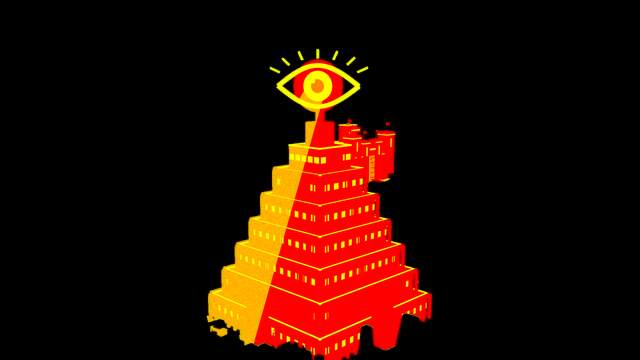
#> input picture assets/backdrops/combat/halcyon_hq_day_won.png, 640 x 360 px
$ python -i shop_v4.py   (imports and definitions only)
#> lines starting #> are read from the running program, lines starting #| are printed output that depends on the picture; after the words box and inside, x2 and y2 are one past the last pixel; in counts of white or black regions, pixels touching at a corner belong together
### docs/concepts/round34_firmware_daemons/scripts/fwlib.py
"""Round 33 kit: Firmware ("microchips") and Daemons.

- FIRMWARE / DAEMONS: the real content (content/firmware/*.tres, content/daemons/*.tres): name, effect text,
  rarity, allowed slice types, trigger family.
- icon(name, px): the 42 new glyphs (18 chip effect glyphs + 24 daemon sigils), flat bold white silhouettes
  drawn on a 256 grid at 4x and downsampled. None reuses a round 17 slice glyph or card pictogram.
- chip(...): the socketed die (pins on top = the edge that plugs into the slice bezel, LED in rarity colour).
- daemon_tile(...): the small CRT tile a Daemon runs on (sigil in phosphor of its trigger family).
- socket_wheel(...): a locked round 17 wheel with chips socketed into the outer-left (counter-clockwise) corner.

All randomness is seeded.
"""
import math
import os
import sys

HERE = os.path.dirname(os.path.abspath(__file__))
sys.path.insert(0, HERE)
sys.path.insert(0, os.path.join(HERE, "lib17"))
import numpy as np
from PIL import Image, ImageDraw, ImageFilter, ImageChops, ImageOps

import r31lib as L

OUT = L.OUT
SCRATCH = L.SCRATCH
CACHE = os.path.join(SCRATCH, "r33")
os.makedirs(CACHE, exist_ok=True)

# ------------------------------------------------------------------ content (read from content/*.tres)
# slice type ids (RC.SliceType): 0 ATTACK, 1 CRIT, 2 DEFEND, 3 EVADE, 4 SHIELD, 5 DEPLOY, 6 HEAL, 7 AFFLICT, 8 MISS
TYPE_NAME = ["ATK", "CRIT", "DEF", "EVADE", "SHIELD", "DEPLOY", "HEAL", "AFFLICT", "MISS"]
TYPE_PROG = ["EXPLOIT", "ZERO-DAY", "FIREWALL", "PROXY", "SANDBOX", "TROJAN", "PATCH", "VIRUS", "NULL"]
RAR_NAME = ["COMMON", "UNCOMMON", "RARE", "BOSS"]
RAR_COL = [(214, 222, 236), (92, 225, 255), (255, 214, 64), (255, 70, 86)]   # LED / bezel colour
RAR_PIPS = [1, 2, 3, 3]

# id, name, rarity, allowed types ([] = any), effect (description in the .tres), family colour of the trigger cue
FIRMWARE = [
    ("patch_plus", "Patch+", 0, [], "Slice output +50%."),
    ("hardened", "Hardened", 0, [], "Slice permanently ENCRYPTED."),
    ("burner", "Burner", 0, [], "Permanently OVERCLOCKED (1.5x); each trigger adds 1 Heat."),
    ("leech", "Leech", 0, [0], "ATK slice restores 1 RAM on Good or better."),
    ("mirror", "Mirror", 0, [], "Copies the neighbour on the side you landed; both on Perfect."),
    ("shunt", "Shunt", 0, [], "Resolves the neighbour on the side you landed toward at 1.5x."),
    ("overvolt", "Overvolt", 0, [0, 1], "ATK and CRIT slices: output +25%."),
    ("bulkhead", "Bulkhead", 0, [2, 4], "DEF and SHIELD slices: output +50%."),
    ("siphon", "Siphon", 0, [0], "ATK slice heals you 2 on Good or better."),
    ("static_coat", "Static Coat", 0, [2], "DEF slice also grants 2 shield."),
    ("barbed_wire", "Barbed Wire", 0, [2], "DEF slice also deals 2 damage to the pointer target."),
    ("recycler", "Recycler", 0, [8], "The Miss slice restores 2 RAM when it resolves."),
    ("counterstrike", "Counterstrike", 1, [3], "EVADE slice also deals 4 damage to the pointer target."),
    ("nanite_mesh", "Nanite Mesh", 1, [6], "HEAL slice: output +50%, and it cleanses itself."),
    ("power_cell", "Power Cell", 1, [4], "SHIELD slice also restores 1 RAM."),
    ("tracer", "Tracer", 1, [0, 1], "ATK or CRIT slice strips 1 resistance on a Perfect."),
    ("skimmer", "Skimmer", 1, [0], "ATK slice: +3 Cycles on a Perfect (twice per combat)."),
    ("coolant_loop", "Coolant Loop", 2, [], "Once per combat, a Perfect here lowers Heat by 1."),
]
FW = {f[0]: f for f in FIRMWARE}

# trigger families -> phosphor colour of the daemon sigil
FAM = {
    "PERFECT": (255, 214, 64),
    "MISS": (236, 48, 58),
    "TURN": (92, 225, 255),
    "ACTION": (186, 146, 255),
    "RUN": (150, 255, 110),
    "HEAT": (255, 140, 60),
}
FAM_NOTE = {
    "PERFECT": "fires on a Perfect", "MISS": "fires on the Miss slice", "TURN": "combat / turn start, always-on",
    "ACTION": "fires on your nudge or card", "RUN": "after a won fight / Server Rack", "HEAT": "netrun / Heat",
}
# id, name, rarity, family, effect, counter (None | ("pips", n) | ("stack",) | ("once",))
DAEMONS = [
    ("clean_signal", "Clean Signal", 1, "PERFECT", "3 consecutive Perfects: -2 Heat.", ("pips", 3)),
    ("kernel_sync", "Kernel Sync", 1, "PERFECT", "Each Perfect: +1 damage for the rest of the combat.", ("stack",)),
    ("zero_day", "Zero Day", 1, "PERFECT", "A Perfect on the Miss slice resolves as a 3x Crit.", None),
    ("botnet_seed", "Botnet Seed", 1, "PERFECT", "Each Perfect deploys a 1-HP drone on the triggered slice (max 2).", ("pips", 2)),
    ("adrenal_loop", "Adrenal Loop", 1, "PERFECT", "Each Perfect heals 2.", None),
    ("cascade", "Cascade", 1, "PERFECT", "Two Perfects in a row: +1 RAM.", ("pips", 2)),
    ("fault_tolerance", "Fault Tolerance", 1, "MISS", "The Miss slice deals 3 damage to the pointer target.", None),
    ("fail_forward", "Fail Forward", 1, "MISS", "The Miss slice restores 2 RAM.", None),
    ("stolen_intent", "Stolen Intent", 2, "MISS", "Once per combat, when you would resolve Miss, swap resolved slices with the target.", ("once",)),
    ("twin_pointer", "Twin Pointer", 2, "TURN", "Your wheel is also read at the bottom; both trigger. Max RAM halved.", None),
    ("warm_boot", "Warm Boot", 1, "TURN", "Start every combat with +2 RAM.", None),
    ("shield_cache", "Shield Cache", 1, "TURN", "Start every combat with 5 shield.", None),
    ("idle_armor", "Idle Armor", 1, "TURN", "Gain 2 block at the start of every turn.", None),
    ("static_field", "Static Field", 2, "TURN", "At the start of every turn, deal 1 damage to every enemy.", None),
    ("linked_bus", "Linked Bus", 1, "ACTION", "Nudging an enemy wheel also moves your wheel the same way, free.", None),
    ("tuning_fork", "Tuning Fork", 1, "ACTION", "Every nudge action grants 1 block.", None),
    ("feedback_loop", "Feedback Loop", 2, "ACTION", "Every card you play deals 1 damage to every enemy.", None),
    ("salvager", "Salvager", 0, "RUN", "+5 Cycles after every won fight.", None),
    ("field_medic", "Field Medic", 0, "RUN", "Heal 4 after every won fight.", None),
    ("bounty_code", "Bounty Code", 2, "RUN", "+1 Schematic banked after every won fight.", None),
    ("rack_skimmer", "Rack Skimmer", 1, "RUN", "Capturing a Server Rack banks 3 extra Schematics.", None),
    ("cold_exit", "Cold Exit", 1, "HEAT", "Finish a netrun without the Miss slice resolving: -3 Heat.", None),
    ("scrubber", "Scrubber", 1, "HEAT", "Capturing a Server Rack removes 1 Heat instead of adding it.", None),
    ("log_wiper", "Log Wiper", 2, "HEAT", "Finishing a netrun lowers Heat by 1.", None),
]
DM = {d[0]: d for d in DAEMONS}


def allowed_text(types):
    return "ANY SLICE" if not types else " + ".join(TYPE_NAME[t] for t in types)


# ------------------------------------------------------------------ icon drawing (256 grid, 4x supersample)
K4 = 4
_icache = {}


class Pad:
    def __init__(self):
        self.m = Image.new("L", (256 * K4, 256 * K4), 0)
        self.d = ImageDraw.Draw(self.m)

    @staticmethod
    def s(v):
        return [c * K4 for c in v]

    def poly(self, pts, on=True):
        self.d.polygon([(x * K4, y * K4) for x, y in pts], fill=255 if on else 0)

    def rect(self, b, on=True):
        self.d.rectangle(self.s(b), fill=255 if on else 0)

    def rrect(self, b, r, on=True):
        self.d.rounded_rectangle(self.s(b), radius=r * K4, fill=255 if on else 0)

    def circle(self, cx, cy, r, on=True):
        self.d.ellipse(self.s([cx - r, cy - r, cx + r, cy + r]), fill=255 if on else 0)

    def ellipse(self, b, on=True):
        self.d.ellipse(self.s(b), fill=255 if on else 0)

    def ring(self, cx, cy, r, w, on=True):
        self.circle(cx, cy, r + w / 2, on)
        self.circle(cx, cy, r - w / 2, not on)

    # [44 lines left out: functions arc, line, arrow, ering, flame, not called in this run]


def _hexpts(cx, cy, r, rot=0):
    return [(cx + r * math.cos(math.radians(rot + 60 * i)), cy + r * math.sin(math.radians(rot + 60 * i))) for i in range(6)]


# [7 lines left out: function _star, not called in this run]


# ---- firmware effect glyphs
def g_patch_plus(p):
    p.rect([36, 116, 176, 160]); p.rect([84, 68, 128, 208])
    p.rect([162, 50, 236, 76]); p.rect([186, 26, 212, 100])


# [33 lines left out: functions g_hardened, g_burner, g_leech, g_mirror, g_shunt, not called in this run]


def g_overvolt(p):
    p.poly([(160, 12), (60, 142), (118, 142), (88, 244), (200, 102), (140, 102), (186, 12)])


# [46 lines left out: functions g_bulkhead, g_siphon, g_static_coat, g_barbed_wire, g_recycler, g_coolant_loop, not called in this run]


def g_counterstrike(p):
    p.arrow((36, 80), (236, 80), 34, 80)
    p.arrow((220, 176), (20, 176), 34, 80)


# [5 lines left out: function g_nanite_mesh, not called in this run]


def g_power_cell(p):
    p.rrect([22, 62, 206, 194], 18); p.rrect([200, 100, 238, 156], 8)
    p.rect([76, 116, 152, 140], on=False); p.rect([102, 90, 126, 166], on=False)


# [14 lines left out: functions g_tracer, g_skimmer, not called in this run]


# ---- daemon sigils
def s_clean_signal(p):
    pts = [(24 + x * 2.08, 128 - 64 * math.sin(math.radians(x * 5.4))) for x in range(101)]
    p.line(pts, 34)


def s_cold_exit(p):
    p.rect([46, 26, 154, 48]); p.rect([46, 208, 154, 230]); p.rect([46, 26, 68, 230]); p.rect([132, 26, 154, 98]); p.rect([132, 160, 154, 230])
    p.arrow((92, 129), (244, 129), 34, 72)


# [19 lines left out: functions s_scrubber, s_fault_tolerance, s_kernel_sync, not called in this run]


def s_zero_day(p):
    p.ering(128, 128, 62, 104, 0, 34)
    p.line([(54, 236), (202, 20)], 30)


# [30 lines left out: functions s_linked_bus, s_stolen_intent, s_twin_pointer, s_botnet_seed, not called in this run]


def s_warm_boot(p):
    p.arc(128, 140, 86, -55, 235, 32)
    p.rrect([112, 16, 144, 138], 16)


# [10 lines left out: functions s_shield_cache, s_idle_armor, not called in this run]


def s_adrenal_loop(p):
    p.ring(128, 128, 98, 22)
    p.line([(10, 136), (72, 136), (98, 54), (132, 206), (158, 100), (176, 136), (246, 136)], 24)


# [72 lines left out: functions s_fail_forward, s_feedback_loop, s_tuning_fork, s_static_field, s_cascade, s_salvager and 4 more, not called in this run]


ICONS = {}
for _k, _v in list(globals().items()):
    if _k.startswith("g_"):
        ICONS[_k[2:]] = _v
    elif _k.startswith("s_"):
        ICONS[_k[2:]] = _v


# [30 lines left out: functions icon, icon_rgba, not called in this run]


# ------------------------------------------------------------------ the chip
GOLD_PIN = (226, 186, 92)


# [224 lines left out: functions _glow, chip, chip_anchor, daemon_tile, counter_strip, not called in this run]


# ------------------------------------------------------------------ socketed wheel
import slicekit as K
K.TIER_STYLE = "a"
K.TIER_STRENGTH = 2

SOCKET_RHO = 160.0     # master px (R_IN = 130, R_OUT = 360): the inner, hub-side band under the read block
SOCKET_DA = 0.0        # on the slice midline
CHIP_MASTER = 50.0     # chip width in master px (33 px at r = 220)
SMALL_RHO = 160.0      # LOD (r < 150): same place, the read block shrinks less than the slice


# [18 lines left out: functions wheel_cached, socket_pos, not called in this run]


def chip_px(r_px):
    return max(12, int(round(CHIP_MASTER * r_px / 360.0 * (0.9 if r_px < 150 else 1.0))))


# [51 lines left out: functions put_chip, socket_wheel, grey, not called in this run]


def text(d, xy, s, size, col=(230, 230, 240), anchor="la", f=None, stroke=0):
    d.text(xy, s, font=f or L.f_mono(size), fill=tuple(col[:3]) + (255,), anchor=anchor, stroke_width=stroke, stroke_fill=(6, 5, 10, 255))


# [29 lines left out: functions wrap, bg, header, not called in this run]


def section(d, x, y, s, col=L.YEL):
    d.rectangle([x, y + 4, x + 6, y + 30], fill=col + (255,))
    d.text((x + 16, y), s, font=L.f_num(30), fill=(240, 240, 248, 255))

### docs/concepts/round34_firmware_daemons/scripts/r31lib.py
"""Round 31 shared kit: backdrops, CRT terminal panels (the Cell's systems), corp paper, sticker cards,
sticker words/buttons (sticker_lib19), grease pencil, glyphs, chips, daemons, outcome rows.

All randomness is seeded. Every builder returns RGBA at final (1x) pixels unless it says otherwise.
"""
import math
import os
import random
import sys

HERE = os.path.dirname(os.path.abspath(__file__))
sys.path.insert(0, HERE)
OUT = os.path.dirname(HERE)
CONCEPTS = os.path.dirname(OUT)
SCRATCH = os.path.join(OUT, "scratch")
ASSETS = os.path.join(SCRATCH, "assets")
GLYPHS = os.path.join(CONCEPTS, "round17_slice_system", "glyphs")

import numpy as np
from PIL import Image, ImageDraw, ImageFont, ImageFilter, ImageChops, ImageOps, ImageEnhance

import sticker_lib19 as SL

W, H = 1920, 1080
WIN = "C:/Windows/Fonts/"
ANTON = SL.ANTON
MARKER = SL.MARKER
MONO = SL.MONO
PLEX = SL.PLEX
BAHN = WIN + "bahnschrift.ttf"
TYPE = WIN + "cour.ttf"
TYPE_B = WIN + "courbd.ttf"
PEN_FONT = WIN + "Inkfree.ttf"
SERIF_B = WIN + "georgiab.ttf"

INK = (14, 12, 20)
PINK = (255, 61, 168)
CYAN = (92, 225, 255)
LIME = (166, 255, 72)
AMBER = (255, 190, 60)
YEL = (255, 214, 64)
GP_YELLOW = (255, 226, 0)
GP_RED = (255, 28, 44)
PAPER = (238, 232, 216)
PAPER_INK = (40, 36, 44)
STAMP_RED = (196, 30, 40)
CYCLE = (120, 255, 200)   # Cycles (run currency) in the CRT medium
SCHEM = (255, 200, 80)    # Schematics (campaign currency)
HEAT = (255, 96, 64)

_fcache = {}


# [11 lines left out: function font, not called in this run]


def f_num(px):
    return font(BAHN, px, b"Bold Condensed")


def f_ui(px, var=b"SemiBold"):
    return font(BAHN, px, var)


def f_mono(px):
    return font(MONO, px)


# ------------------------------------------------------------------ backdrops
# [49 lines left out: functions backdrop, vignette, darken_rect, bloom, not called in this run]


def paste(canvas, im, x, y):
    canvas.alpha_composite(im, (int(round(x)), int(round(y))))
    return canvas


def drop_shadow(canvas, im, x, y, blur=14, off=(8, 12), op=0.55):
    a = im.split()[3]
    pad = int(blur * 3)
    m = Image.new("L", (im.width + 2 * pad, im.height + 2 * pad), 0)
    m.paste(a, (pad, pad))
    m = m.filter(ImageFilter.GaussianBlur(blur)).point(lambda v: int(v * op))
    lay = Image.new("RGBA", m.size, (3, 2, 6, 0))
    lay.putalpha(m)
    full = Image.new("RGBA", canvas.size, (0, 0, 0, 0))
    full.paste(lay, (int(x - pad + off[0]), int(y - pad + off[1])))
    canvas = Image.alpha_composite(canvas, full)
    canvas.alpha_composite(im, (int(x), int(y)))
    return canvas


def rotate_rgba(im, ang):
    return im.convert("RGBa").rotate(ang, Image.BICUBIC, expand=True).convert("RGBA")


# ------------------------------------------------------------------ glyphs
_gcache = {}


# [21 lines left out: function glyph, not called in this run]


def tile(name):
    return Image.open(os.path.join(ASSETS, name)).convert("RGBA")


# ------------------------------------------------------------------ CRT terminal panel (the Cell's systems)
class CRT:
    """Dark phosphor glass in a thin bezel; mono text; finished with scanlines + glow.
    Build: c = CRT(w, h, accent, title); c.text(...); img = c.finish()."""

    # [42 lines left out: functions __init__, text, rule, bar, not called in this run]

    def paste(self, im, x, y):
        self.im.alpha_composite(im, (int(x), int(y)))

    # [112 lines left out: functions finish, crt_glow_under, paper, stamp, tape, sticker_word, not called in this run]


def place_sticker(canvas, sd, cx, cy, angle=0.0, scale=1.0, hover=0.0, shadow=1.0, opacity=1.0):
    return SL.place(canvas, sd, cx, cy, angle=angle, scale=scale, hover=hover, shadow=shadow, opacity=opacity)


# [16 lines left out: functions sticker_from_art, greyscale, not called in this run]


# ------------------------------------------------------------------ cards (C-C sticker card)
KIND_COL = {"WHEEL": (255, 196, 40), "HACK": (255, 61, 168), "SYSTEM": (92, 225, 255)}
RARITY = {"Common": (1, (92, 225, 255)), "Uncommon": (2, (92, 225, 255)), "Rare": (3, (255, 214, 64)), "Boss": (3, (255, 70, 86))}


# [70 lines left out: function card_face, not called in this run]


def card_sticker(c, w=210, h=280, curl=None, gloss_k=0.22, seed=5):
    face = card_face(c, w, h)
    return sticker_from_art(face, border=6, curl=curl, gloss_k=gloss_k, seed=seed, holo_border=(c["rar"] == "Rare"))


# ------------------------------------------------------------------ firmware chip + daemon art
# [122 lines left out: functions chip_art, daemon_art, price_tag, cycles_mark, schem_mark, not called in this run]


def heat_mark(px, col):
    return glyph("placeholder_burn", px, fill=col, ow=0)


# [48 lines left out: functions outcome_row, crew_mark, not called in this run]


# ------------------------------------------------------------------ grease pencil
def pen(color, seed=21):
    return SL.Pen((W, H), color, seed=seed)


def ink(canvas, p, shadow=0.75):
    return p.ink(canvas, shadow=shadow)


# ------------------------------------------------------------------ contact-sheet / save helpers
# [9 lines left out: function save, not called in this run]


def caption(img, text, x=24, y=1050, size=17, col=(200, 200, 215)):
    d = ImageDraw.Draw(img)
    d.text((x, y), text, font=f_mono(size), fill=col + (255,), anchor="ls", stroke_width=3, stroke_fill=(6, 5, 10, 255))

### docs/concepts/round34_firmware_daemons/scripts/shop_v4.py
"""shop_v4.png (round 34: slice tags tied to their slices): round 33's latest shop layout (offscreen slice wheel, recycle bin; `shop_layout.py` is a copy
of round33_shop/scripts/shop3.py with the section label FIRMWARE and no placeholders) + the real FIRMWARE and DAEMONS rows.

python shop_v3.py
"""
from PIL import Image, ImageDraw, ImageFilter

import fwlib as F
L = F.L
import assets as A
import shop as S1
import shop_layout as SL3

CHIPS = [("overvolt", 80), ("skimmer", 110), ("coolant_loop", 150)]
DAEMONS = [("kernel_sync", 150), ("twin_pointer", 245)]
WALLET = 160


def foam(w, h, seed=4):
    """Pink anti-static foam: loose chips are stored pins-first in it."""
    import numpy as np
    rng = np.random.default_rng(seed)
    a = np.zeros((h, w, 3), np.float32)
    a[:] = (150, 52, 104)
    a += rng.normal(0, 14, (h, w, 1))
    im = Image.fromarray(np.clip(a, 0, 255).astype("uint8")).convert("RGBA").filter(ImageFilter.GaussianBlur(0.6))
    d = ImageDraw.Draw(im)
    d.rectangle([0, 0, w - 1, h - 1], outline=(60, 18, 44, 255), width=3)
    d.line([(0, 4), (w, 4)], fill=(210, 110, 160, 255), width=2)
    return im


def firmware_row(img):
    x0, y0, x1 = 1180, 172, 1540
    fh = 34
    img = L.drop_shadow(img, foam(x1 - x0 - 16, fh), x0 + 8, y0, blur=8, off=(4, 8), op=0.6)
    for i, (fid, price) in enumerate(CHIPS):
        cx = x0 + 62 + i * 118
        hov = i == 1
        s = 84
        ch = F.chip(fid, s, lit=0.25 if hov else 0.0)
        top = y0 + fh / 2 - (int(s * 0.10) + 2)
        if hov:
            img.alpha_composite(F._glow(img.size, [cx - 60, top + 10, cx + 60, top + 120], F.RAR_COL[F.FW[fid][2]], 20, 0.55))
        img = L.drop_shadow(img, ch, cx - ch.width / 2, top - (6 if hov else 0), blur=7, off=(4, 8), op=0.65)
        lip = foam(int(ch.width * 0.86), 12, seed=10 + i)
        img.alpha_composite(lip, (int(cx - lip.width / 2), int(y0 + fh / 2 - 6)))
        name = S1.dymo(F.FW[fid][1].upper(), 16)
        img = L.drop_shadow(img, name, cx - name.width / 2, y0 + 136, blur=3, off=(2, 3), op=0.6)
        d = ImageDraw.Draw(img)
        r = F.FW[fid][2]
        d.text((cx, y0 + 176), F.RAR_NAME[r], font=L.f_mono(12), fill=F.RAR_COL[r] + (255,), anchor="mm", stroke_width=3, stroke_fill=(8, 6, 12, 255))
        d.text((cx, y0 + 192), F.allowed_text(F.FW[fid][3]), font=L.f_mono(12), fill=(230, 230, 240, 255), anchor="mm", stroke_width=3, stroke_fill=(8, 6, 12, 255))
        img = S1.tag_on(img, price, cx + 18, y0 + 232, afford=price <= WALLET, seed=140 + i, angle=[-5, 3, -2][i])
    c = L.CRT(352, 56, L.CYAN, None, header=False, seed=51)
    c.text((12, 8), "> SKIMMER  ATK: +3 Cycles on a Perfect (x2)", 13, (230, 240, 245))
    c.text((12, 30), "VALID: ATK   drag onto a slot of your wheel", 13, L.LIME)
    tip = c.finish(scan=0.14)
    img = L.crt_glow_under(img, (x0 + 4, 428, x0 + 356, 484), L.CYAN, 0.2)
    img.alpha_composite(tip, (x0 + 4, 428))
    return img


# [33 lines left out: functions daemon_row, main, not called in this run]


# [2 lines not run here, left out]

>>> from PIL import Image
>>> picture = Image.open('../../../../assets/backdrops/combat/halcyon_hq_day_won.png')
#> picture is the input picture: PIL image 640x360 RGB; mean R, G, B 39.7, 11, 0
>>> result = firmware_row(picture)
#> in foam, `im = Image.fromarray(np.clip(a, 0, 255).astype("uint8")).convert("RGBA..`:
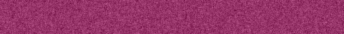
#> im: PIL image 344x34 RGBA; mean R, G, B, A 149.7, 51.7, 103.7, 255
#> in drop_shadow, `m.paste(a, (pad, pad))`:
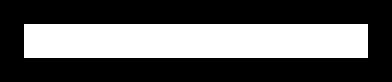
#> m: PIL image 392x82 L; 36.4% white; 1 white region, box (x1, y1, x2, y2) and area: (24, 24, 368, 58) 11696
#> in drop_shadow, `m = m.filter(ImageFilter.GaussianBlur(blur)).point(lambda v: int(v * o..`:
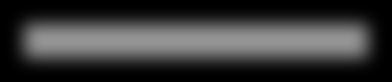
#> m: PIL image 392x82 L; min 0, max 148, mean 55.3
#> in drop_shadow, `lay.putalpha(m)`:
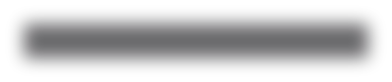
#> lay: PIL image 392x82 RGBA; mean R, G, B, A 3, 2, 6, 55.3; transparent parts drawn white
#> (the run stopped early here; a loop or call above may not have finished)
